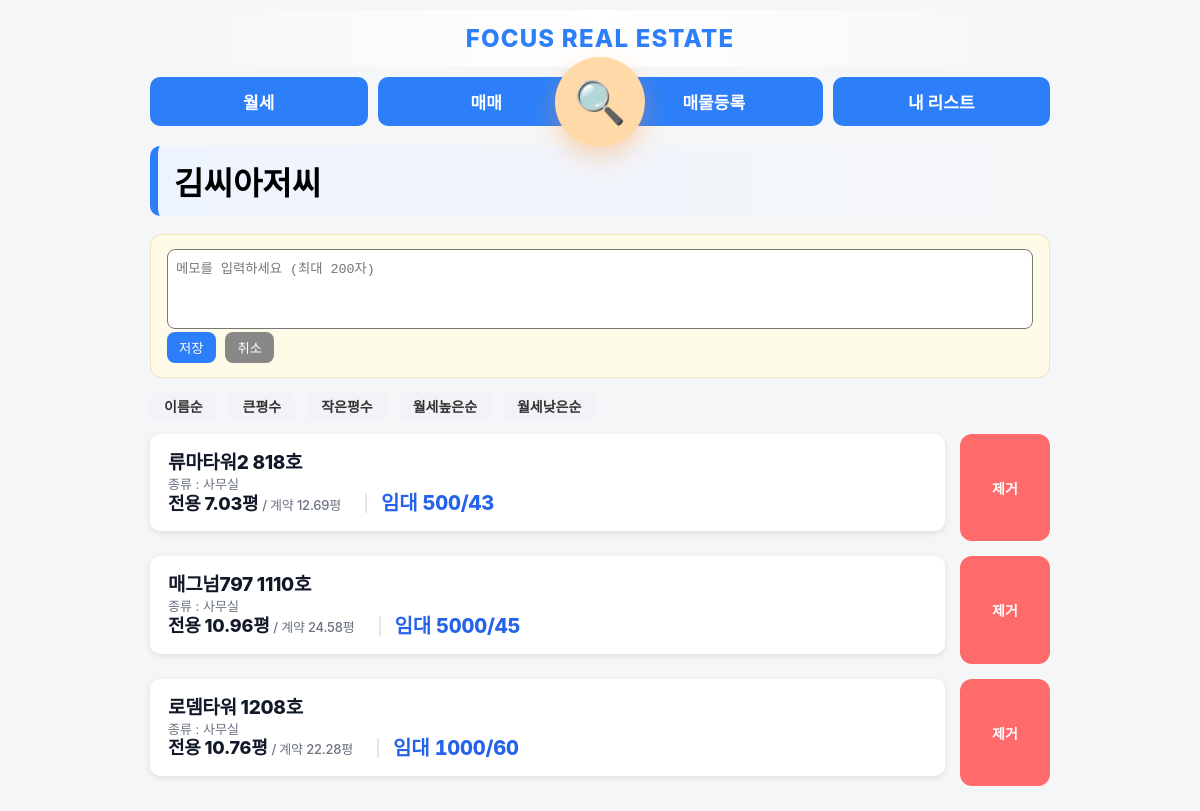
Page /collections/1 (signed in) on the earlier database version.
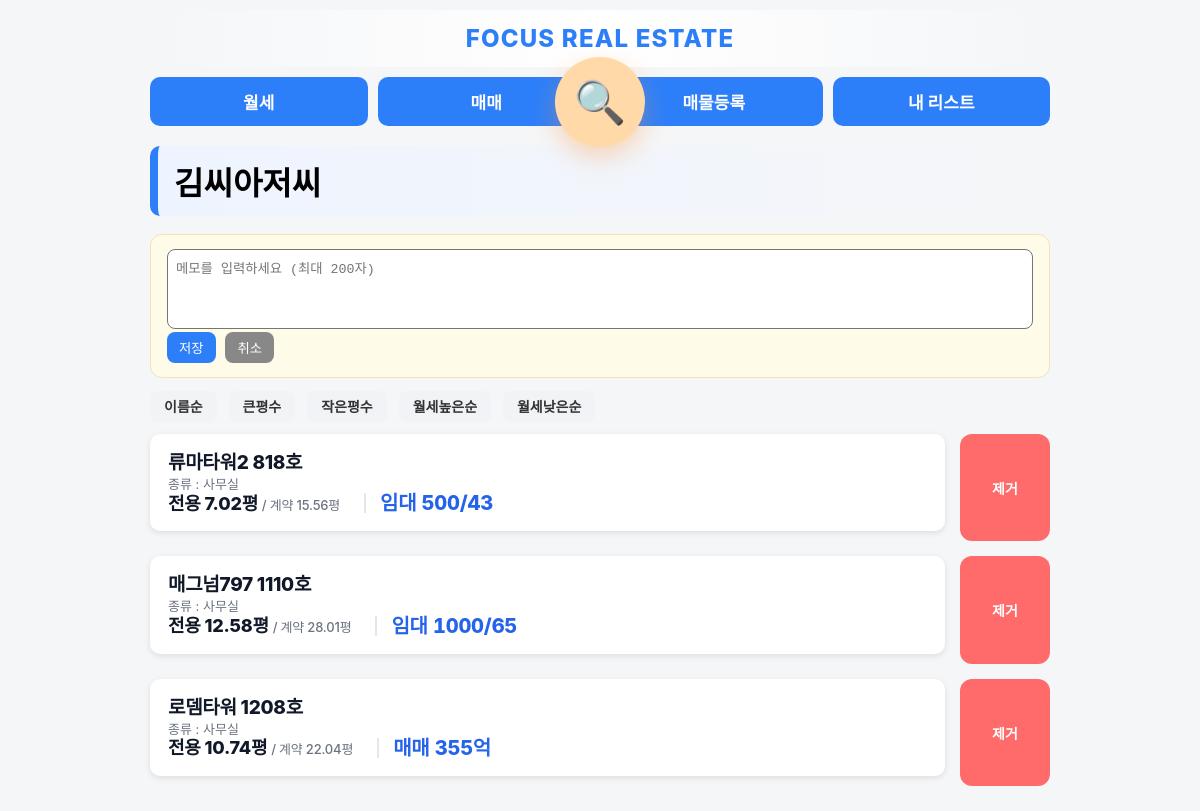
Same page on the later database version.
### app.py (models this page shows)
class Collection(db.Model):
    id = db.Column(db.Integer, primary_key=True)
    title = db.Column(db.String(200))
    memo = db.Column(db.String(200))
    created_at = db.Column(db.String(50))

class Property(db.Model):
    status = db.Column(db.String(20), default='available')
    property_type = db.Column(db.String(50))
    id = db.Column(db.Integer, primary_key=True)
    building_name = db.Column(db.String(200))
    exclusive_area = db.Column(db.Float)
    contract_area = db.Column(db.Float)
    deposit = db.Column(db.Integer)
    rent = db.Column(db.Integer)
    sale_price = db.Column(db.Integer)
    category = db.Column(db.String(20))
    status = db.Column(db.String(20), default='available')
    category = db.Column(db.String(20))
    status = db.Column(db.String(20), default='available')
    private_memo = db.Column(db.Text)
    has_interior = db.Column(db.Boolean, default=False)
    has_gonghang = db.Column(db.Boolean, default=False)
    has_corner = db.Column(db.Boolean, default=False)

### app.py (the view, shortened to what this page needs)
@app.route("/collections/<int:id>")
@login_required
def collection_detail(id):
    collection = Collection.query.get(id)
    sort = request.args.get("sort", "")
    items = CollectionItem.query.filter_by(collection_id=id).all()
    properties = []
    for item in items:
        p = Property.query.get(item.property_id)
        if p:
            p.collection_item_id = item.id
            properties.append(p)
    if sort == "name":
        properties = sorted(properties, key=lambda x: x.building_name)
    elif sort == "area_desc":
        properties = sorted(properties, key=lambda x: x.exclusive_area, reverse=True)
    elif sort == "area_asc":
        properties = sorted(properties, key=lambda x: x.exclusive_area)
    elif sort == "rent_desc":
        properties = sorted(properties, key=lambda x: x.rent, reverse=True)
    elif sort == "rent_asc":
        properties = sorted(properties, key=lambda x: x.rent)
    thumb_map = {}
    for img in PropertyImage.query.order_by(PropertyImage.id.desc()).all():
        if img.property_id not in thumb_map:
            thumb_map[img.property_id] = []
        if len(thumb_map[img.property_id]) < 2:
            thumb_map[img.property_id].append(img.file_path)
    return render_template(
        "collection_detail.html",
        collection=collection,
        properties=properties,
        sort=sort,
        thumb_map=thumb_map,
        format_sale_price_korean=format_sale_price_korean
    )

### app.py (called while the page is built)
@login_manager.user_loader
def load_user(user_id):
    return User.query.get(int(user_id))

def format_sale_price_korean(price):
    try:
        price = int(price)
        if price >= 10000:
            eok = price // 10000
            rest = price % 10000
            if rest == 0: return f"{eok}억"
            else: return f"{eok}억{rest}"
        else:
            return f"{price}"
    except:
        return price

### templates/collection_detail.html (shortened to what this page needs)
{% extends "base.html" %}
{% block content %}
<div class="section-title">{{ collection.title }}</div>
<div class="memo-card">
    <div id="memo-edit" {% if collection.memo %}style="display:none"{% endif %}>
        <textarea id="memo-input" class="memo-input" maxlength="200"
placeholder="메모를 입력하세요 (최대 200자)">{{ collection.memo or '' }}</textarea>
        <div class="memo-actions">
            <button onclick="saveMemo()">저장</button>
            <button onclick="cancelMemo()">취소</button>
        </div>
    </div>
</div>
<div class="sort-bar">
    <a href="?sort=name">이름순</a>
    <a href="?sort=area_desc">큰평수</a>
    <a href="?sort=area_asc">작은평수</a>
    <a href="?sort=rent_desc">월세높은순</a>
    <a href="?sort=rent_asc">월세낮은순</a>
</div>
<div class="list-detail-container">
{% for p in properties %}
<div class="detail-row">
    <div class="card property-card {{ p.property_type }}" onclick="location.href='/property/{{ p.id }}?from_collection_id={{ collection.id }}'" style="position: relative;">
        <div class="card-left">
        <div class="title">{{ p.building_name }}</div>
        <div class="detail">
            종류 : {{ p.property_type }}
        </div>
        <div class="detail-line">
            <div class="area-text">
                <span class="area-main">전용 {{ p.exclusive_area }}평</span>
                <span class="area-sub"> / 계약 {{ p.contract_area }}평</span>
            </div>
            <span class="price-inline">
                {% if p.category == "매매" %}
                    매매 {{ format_sale_price_korean(p.sale_price) }}
                {% else %}
                    임대 {{ p.deposit }}/{{ p.rent }}
                {% endif %}
            </span>
        </div>
    </div>
</div>
    <div class="remove-wrap mobile-hide-remove" onclick="event.stopPropagation();">
    <a href="{{ url_for('remove_from_collection', collection_id=collection.id, property_id=p.id) }}" class="remove-btn">
        제거
    </a>
</div>
</div>
{% endfor %}
</div>
{% endblock %}

### templates/base.html (shortened to what this page needs)
<!DOCTYPE html>
<html>
<head>
</head>
<body>
<div class="container">
    <div class="site-header">
         FOCUS REAL ESTATE
    </div>
    <div class="menu-wrapper">
    <div class="menu">
        <a href="/?mode=rent">월세</a>
        <a href="/?mode=sale">매매</a>
        <a href="/register" class="pc-only">매물등록</a>
        <a href="/collections">내 리스트</a>
    </div>
    <a href="/search" class="search-fab" title="매물 검색">
        🔍
    </a>
</div>
{% block content %}
{% endblock %}
</div>
</body>
</html>

### templates/base.html (style rules this page uses)
.site-header { text-align: center; font-size: 24px; font-weight: 800; letter-spacing: 1.2px; padding: 14px 0; color: #2d7ff9; background: linear-gradient(to right, #f5f6f8, #ffffff, #f5f6f8); border-radius: 12px; margin-bottom: 10px; }
body { font-size: 14px; }
.card-left { flex: 1; }
@media (min-width: 801px) { .menu { display: flex !important; flex-direction: row !important; justify-content: space-between !important; gap: 10px !important; } }
@media (min-width: 801px) { .menu a { flex: 1 !important; } }
body { font-family: "Pretendard", -apple-system, BlinkMacSystemFont, "Segoe UI", Roboto, sans-serif; margin: 0; padding: 0; background: #f5f6f8; }
.container { max-width: 900px; margin: 0 auto; padding: 10px; }
.menu { display: grid; grid-template-columns: repeat(3, 1fr); gap: 8px; margin-bottom: 15px; }
.menu a { text-align: center; padding: 12px 10px; background: #2d7ff9; color: white; border-radius: 10px; text-decoration: none; font-size: 17px; font-weight: bold; }
.card { background: white; padding: 12px; border-radius: 10px; margin-bottom: 10px; box-shadow: 0 2px 6px rgba(0,0,0,0.1); }
.property-card .title { font-weight: bold; font-size: 15px; margin-bottom: 2px; line-height: 1.15; }
.property-card .detail { font-size: 13px; margin-bottom: 1px; color: #444; line-height: 1.15; }
.menu-wrapper { position: relative; margin-bottom: 20px; }
.search-fab { position: absolute; left: 50%; top: 50%; transform: translate(-50%, -50%); width: 90px; height: 90px; border-radius: 50%; background: #ffd9a8; color: #ff8a00; display: flex; align-items: center; justify-content: center; font-size: 42px; text-decoration: none; box-shadow: 0 10px 25px rgba(255,150,60,0.35); transition: all 0.18s ease; z-index: 10; animation: floaty 2.4s ease-in-out infinite; }
.property-card { flex:1; display:flex; transition: transform 0.18s ease, box-shadow 0.18s ease; cursor: pointer; }
.property-card .card-left { display:flex; flex-direction:column; justify-content:center; }
.property-card { background: #ffffff; }
.detail-line { display:flex; align-items:flex-end; gap:10px; flex-wrap:nowrap; }
.area-text { font-size:18px; font-weight:800; color:#111827; line-height:1.05; letter-spacing:-0.2px; }
.detail-row { display:flex; gap:14px; align-items:center; justify-content:center; margin-top:14px; }
.detail-row > .card { display:flex; }
.detail-row { align-items:stretch; }
.property-card { height:100%; display:flex; }
.property-card .card-left { display:flex; flex-direction:column; justify-content:flex-start; }
.property-card .title { font-weight:800; font-size:19px; letter-spacing:-0.3px; color:#111827; }
.price-inline { font-weight:800; font-size:20px; letter-spacing:-0.2px; color:#2563eb; line-height:1; }
.price-inline { padding-left:14px; margin-left:14px; border-left:2px solid #e5e7eb; }
.price-inline, .property-card .price { font-variant-numeric: tabular-nums; }
.property-card .detail { font-size:13px; color:#6b7280; margin:1px 0; line-height:1.2; }
.property-card .detail-line { font-weight:500; }
.price-inline::before { opacity:0.7; }
.property-card { line-height:1.25; }
.area-main { font-weight:800; font-size:18px; color:#111827; }
.area-sub { font-weight:500; font-size:13px; color:#6b7280; }
.property-card { position: relative; }

Differences in the rows shown:
changed Property "류마타워2 818호": exclusive_area "7.03" → "7.02"; contract_area "12.69" → "15.56"
changed Property "매그넘797 1110호": exclusive_area "10.96" → "12.58"; contract_area "24.58" → "28.01"; deposit "5000" → "1000"; rent "45" → "65"
changed Property "로뎀타워 1208호": exclusive_area "10.76" → "10.74"; contract_area "22.28" → "22.04"; sale_price (not shown) → "355억"; deposit "1000" → (not shown); rent "60" → (not shown); category "임대 /" → "매매"
